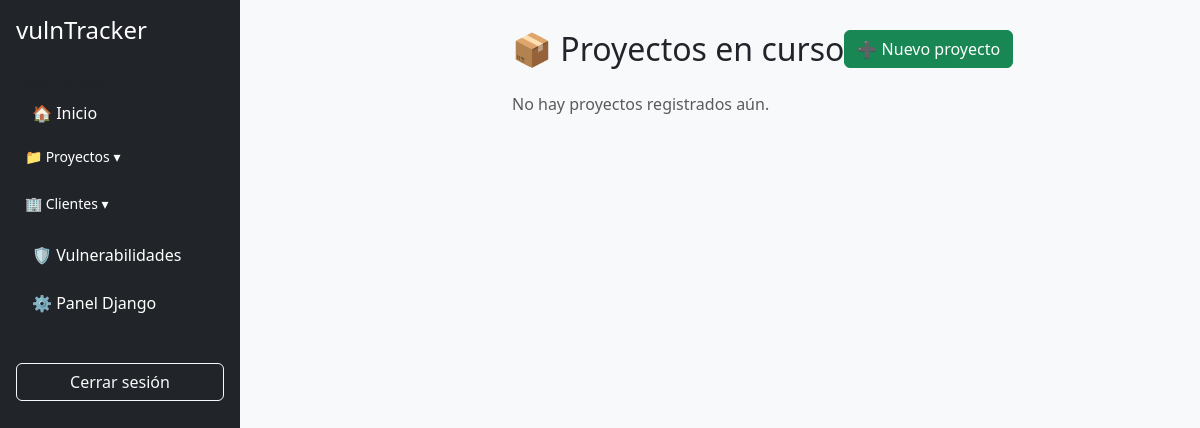
The page /projects/ (signed in) on the database as committed earlier.
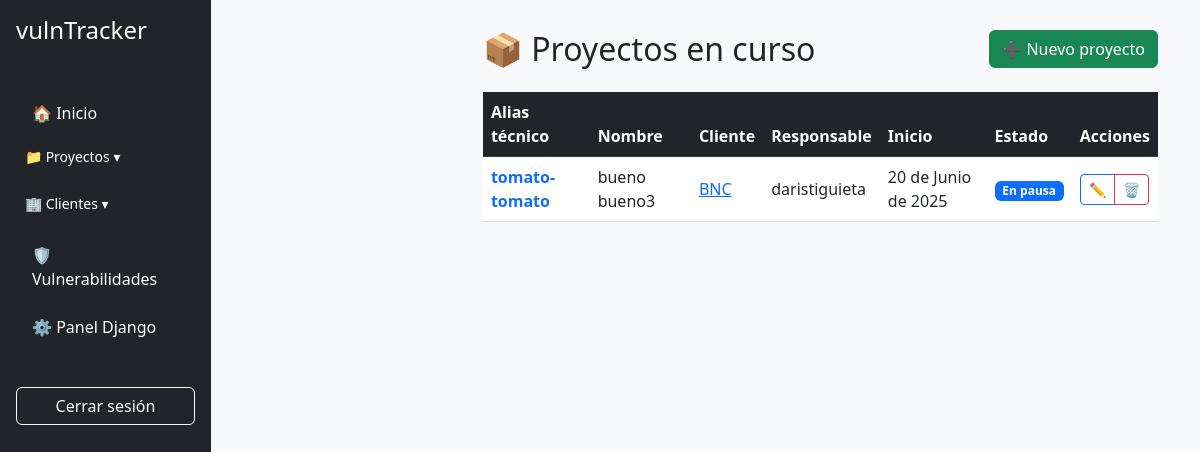
The same page on the database as committed later.
### projects/models.py (models this page shows, shortened)
class Project(models.Model):
    name = models.CharField(max_length=100)
    code_name = models.SlugField(max_length=50, unique=True)  # Ej: coconut-atlantis
    description = models.TextField("Descripción general", blank=True)
    scope = models.TextField("Alcance del proyecto", blank=True)
    client = models.ForeignKey(
        Client, on_delete=models.CASCADE, related_name="projects"
    )
    leader = models.ForeignKey(
        settings.AUTH_USER_MODEL,
        on_delete=models.SET_NULL,
        null=True,
        related_name="projects_led"
    )
    specialist = models.ManyToManyField(
        settings.AUTH_USER_MODEL,
        blank=True,
        related_name="projects_collaborated"
    )
    start_date = models.DateField()
    end_date = models.DateField(null=True, blank=True)
    status = models.CharField(
        max_length=50,
        choices=[
            ("por_iniciar", "Por iniciar"),
            ("activo", "Activo"),
            ("on_hold", "En pausa"),
            ("en_progreso", "En Progreso"),
            ("retrasado", "Retrasado"),
            ("cerrado", "Cerrado"),
        ],
    )
    notes = models.TextField(blank=True)
    created_at = models.DateTimeField(auto_now_add=True)

### customers/models.py (models this page shows, shortened)
class Client(models.Model):
    name = models.CharField(max_length=255, verbose_name="Nombre del Cliente")
    short_name = models.CharField(max_length=50, verbose_name="Nombre Corto")
    industry = models.CharField(max_length=100, blank=True)
    logo = models.ImageField(upload_to=logo_upload_path, null=True, blank=True)
    created_at = models.DateTimeField(auto_now_add=True)

### core/models.py (models this page shows, shortened)
class User(AbstractBaseUser, PermissionsMixin):
    username = models.CharField(
        max_length=50,
        unique=True,
        blank=False,
        null=False,
        help_text="Nombre de usuario",
    )
    first_name = models.CharField(max_length=50)
    last_name = models.CharField(max_length=50)
    email = models.EmailField(unique=True)
    job_title = models.CharField(max_length=100, blank=True, null=True)
    role = models.ForeignKey(Role, on_delete=models.SET_NULL, null=True)
    client = models.ForeignKey(
        Client,
        on_delete=models.SET_NULL,
        null=True,
        blank=True,
        related_name="users",
        help_text="Empresa asociada para usuarios con rol cliente",
    )
    totp_secret = models.CharField(max_length=32, blank=True, null=True)
    is_active = models.BooleanField(default=True)
    is_staff = models.BooleanField(default=False)
    USERNAME_FIELD = "username"
    REQUIRED_FIELDS = ["email", "first_name", "last_name", "role"]
    objects = CustomUserManager()

### projects/views.py (the view)
# urls.py: path("", views.projects_overview_view, name="projects_overview"),
@login_required
def projects_overview_view(request):
    role = request.user.role
    sidebar = f"components/sidebar_{role}.html"
    is_client = request.user.groups.filter(name="Clientes").exists()
    if is_client:
        projects = Project.objects.filter(client__user=request.user)
        template = "projects/project_cards.html"
    else:
        projects = Project.objects.all()
        template = "projects/project_list.html"
    return render(
        request,
        template,
        {"projects": projects, "is_client": is_client, "sidebar_template": sidebar},
    )

### core/models.py (called while the page is built)
    def __str__(self):
        return self.name

### templates/projects/project_list.html (shortened to what this page needs)
{% extends "../base.html" %}
{% block content %}
<div class="container">
  <div class="d-flex justify-content-between align-items-center mb-4">
    <h2 class="mb-0">📦 Proyectos en curso</h2>
    <a href="{% url 'projects_new'%}" class="btn btn-success">➕ Nuevo proyecto</a>
  </div>
  {% if projects %}
    <div class="table-responsive">
      <table class="table table-hover align-middle" id="projectTable">
        <thead class="table-dark">
          <tr>
            <th>Alias técnico</th>
            <th>Nombre</th>
            <th>Cliente</th>
            <th>Responsable</th>
            <th>Inicio</th>
            <th>Estado</th>
            <th>Acciones</th>
          </tr>
        </thead>
        <tbody>
          {% for project in projects %}
            <tr>
              <td>
                <a href="{% url 'projects_edit' project.pk %}" class="text-decoration-none fw-bold">
                  {{ project.code_name }}
                </a>
              </td>
              <td>{{ project.name }}</td>
              <td>
                <a href="{% url 'clients_details' project.client.pk %}">
                  {{ project.client.short_name }}
                </a>
              </td>
              <td>
                {% if project.leader %}
                {{ project.leader.get_full_name|default:project.leader.username }}
                {% else %}
                <span class="text-muted">No asignado</span>
                {% endif %}
              </td>
              <td>{{ project.start_date }}</td>
              <td>
                <span class="badge text-bg-{% if project.status == 'cerrado' %}secondary{% elif project.status == 'en_progreso' %}warning{% else %}primary{% endif %}">
                  {{ project.get_status_display }}
                </span>
              </td>
              <td>
                <div class="btn-group btn-group-sm">
                  <a href="{% url 'projects_edit' project.pk %}" class="btn btn-outline-primary">✏️</a>
                  <a href="{% url 'projects_delete' project.pk %}" class="btn btn-outline-danger" onclick="return confirm('¿Eliminar este proyecto?');">🗑️</a>
                </div>
              </td>
            </tr>
          {% endfor %}
        </tbody>
      </table>
    </div>
  {% else %}
    <p class="text-muted">No hay proyectos registrados aún.</p>
  {% endif %}
</div>
{% endblock %}

Rows that differ between the two databases and show on the page:
added Project: code_name "tomato-tomato", name "bueno bueno3", client.short_name "BNC", leader.get_full_name "daristiguieta", start_date "20 de Junio de 2025", status "En pausa"
Other text that changed with them:
text no longer shown: "No hay proyectos registrados aún."
text now shown: "Alias técnico Nombre Cliente Responsable Inicio Estado Acciones"
